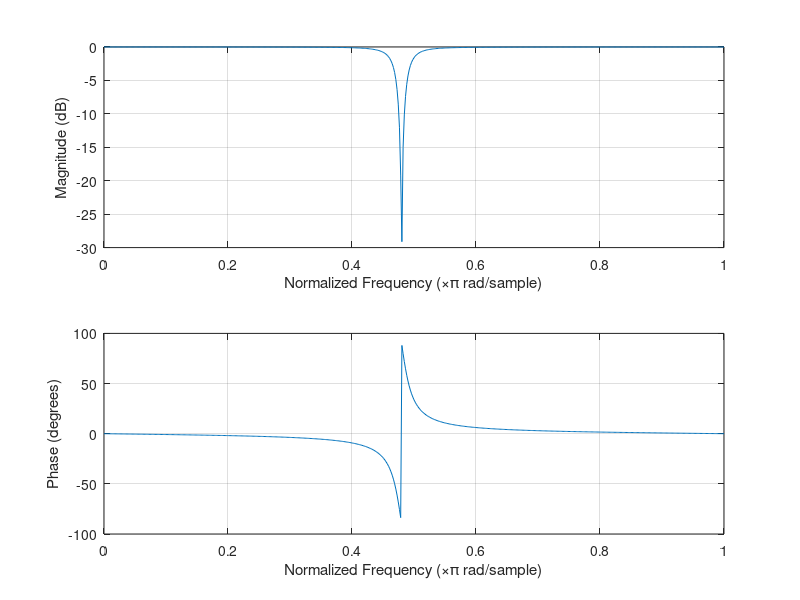
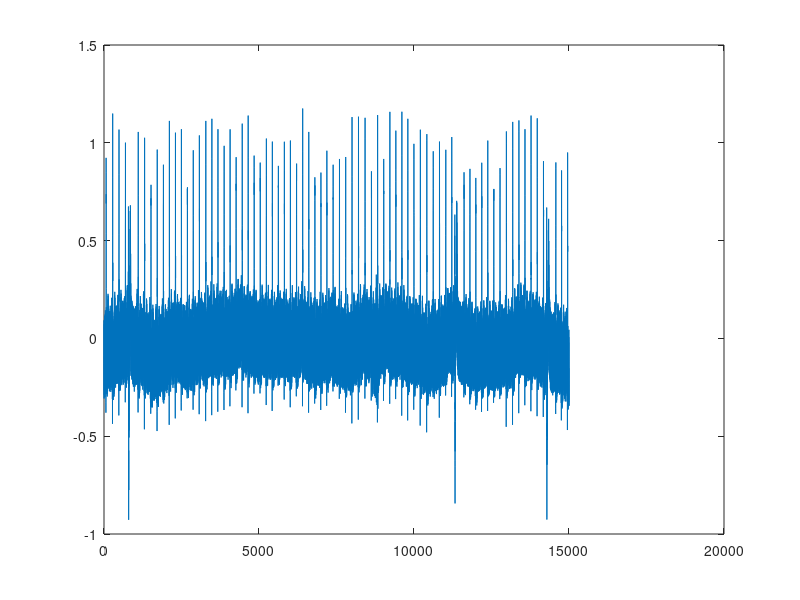
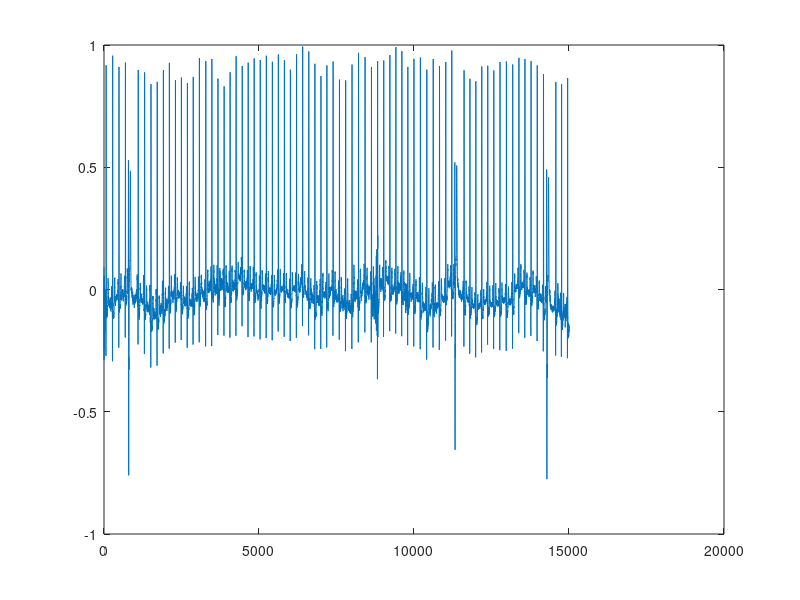

MATLAB code to generate these figures, in order:
clear all;
load('x_60Hz-1.mat')

Fs = 250;%sampling frequency
T = 1/Fs;%sampling interval
Omega = 0.1; %-3 dB bandwidth

omega_o = 2*pi*60*T %discrete-time notch frequency (60 Hz)
k1 = -cos(omega_o);
k2 = (1 - tan(Omega/2))/(1 + tan(Omega/3));
B = [k2 k1*(1+k2) 1];
A = [1 k1*(1+k2) k2];
%notch filter is 0.5*(1 + B/A)
B1 = (B + A)/2;
figure(1)
freqz(B1, A);
y = filter(B1, A, x_60Hz);
figure(2)
plot(x_60Hz)
figure(3)
plot(y)




